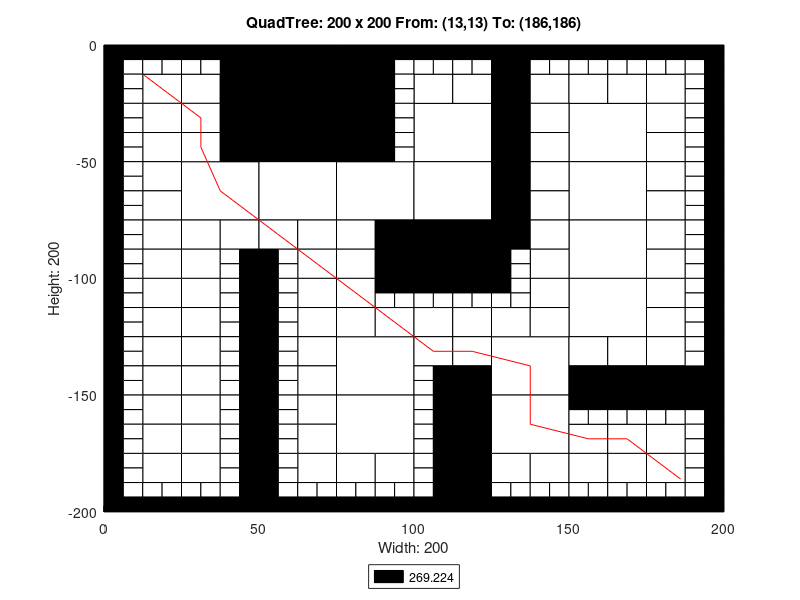

Write the MATLAB code that produced this figure.
axis([0 200 -200 0]);
title('QuadTree: 200 x 200 From: (13,13) To: (186,186)');
xlabel('Width: 200');
ylabel('Height: 200');
rectangle('Position',[50 -25 25 25], 'FaceColor',[0 0 0]);
rectangle('Position',[50 -50 25 25], 'FaceColor',[0 0 0]);
rectangle('Position',[25 -75 25 25], 'FaceColor',[1 1 1]);
rectangle('Position',[50 -75 25 25], 'FaceColor',[1 1 1]);
rectangle('Position',[75 -75 25 25], 'FaceColor',[1 1 1]);
rectangle('Position',[100 -50 25 25], 'FaceColor',[1 1 1]);
rectangle('Position',[150 -50 25 25], 'FaceColor',[1 1 1]);
rectangle('Position',[100 -75 25 25], 'FaceColor',[1 1 1]);
rectangle('Position',[100 -100 25 25], 'FaceColor',[0 0 0]);
rectangle('Position',[150 -75 25 25], 'FaceColor',[1 1 1]);
rectangle('Position',[150 -100 25 25], 'FaceColor',[1 1 1]);
rectangle('Position',[75 -150 25 25], 'FaceColor',[1 1 1]);
rectangle('Position',[75 -175 25 25], 'FaceColor',[1 1 1]);
rectangle('Position',[125 -150 25 25], 'FaceColor',[1 1 1]);
rectangle('Position',[150 -125 25 25], 'FaceColor',[1 1 1]);
rectangle('Position',[125 -175 25 25], 'FaceColor',[1 1 1]);
rectangle('Position',[12.5 -25 12.5 12.5], 'FaceColor',[1 1 1]);
rectangle('Position',[37.5 -12.5 12.5 12.5], 'FaceColor',[0 0 0]);
rectangle('Position',[25 -25 12.5 12.5], 'FaceColor',[1 1 1]);
rectangle('Position',[37.5 -25 12.5 12.5], 'FaceColor',[0 0 0]);
rectangle('Position',[12.5 -37.5 12.5 12.5], 'FaceColor',[1 1 1]);
rectangle('Position',[12.5 -50 12.5 12.5], 'FaceColor',[1 1 1]);
rectangle('Position',[25 -37.5 12.5 12.5], 'FaceColor',[1 1 1]);
rectangle('Position',[37.5 -37.5 12.5 12.5], 'FaceColor',[0 0 0]);
rectangle('Position',[25 -50 12.5 12.5], 'FaceColor',[1 1 1]);
rectangle('Position',[37.5 -50 12.5 12.5], 'FaceColor',[0 0 0]);
rectangle('Position',[75 -12.5 12.5 12.5], 'FaceColor',[0 0 0]);
rectangle('Position',[75 -25 12.5 12.5], 'FaceColor',[0 0 0]);
rectangle('Position',[75 -37.5 12.5 12.5], 'FaceColor',[0 0 0]);
rectangle('Position',[75 -50 12.5 12.5], 'FaceColor',[0 0 0]);
rectangle('Position',[12.5 -62.5 12.5 12.5], 'FaceColor',[1 1 1]);
rectangle('Position',[12.5 -75 12.5 12.5], 'FaceColor',[1 1 1]);
rectangle('Position',[12.5 -87.5 12.5 12.5], 'FaceColor',[1 1 1]);
rectangle('Position',[12.5 -100 12.5 12.5], 'FaceColor',[1 1 1]);
rectangle('Position',[25 -87.5 12.5 12.5], 'FaceColor',[1 1 1]);
rectangle('Position',[37.5 -87.5 12.5 12.5], 'FaceColor',[1 1 1]);
rectangle('Position',[25 -100 12.5 12.5], 'FaceColor',[1 1 1]);
rectangle('Position',[50 -87.5 12.5 12.5], 'FaceColor',[1 1 1]);
rectangle('Position',[62.5 -87.5 12.5 12.5], 'FaceColor',[1 1 1]);
rectangle('Position',[62.5 -100 12.5 12.5], 'FaceColor',[1 1 1]);
rectangle('Position',[75 -87.5 12.5 12.5], 'FaceColor',[1 1 1]);
rectangle('Position',[87.5 -87.5 12.5 12.5], 'FaceColor',[0 0 0]);
rectangle('Position',[75 -100 12.5 12.5], 'FaceColor',[1 1 1]);
rectangle('Position',[87.5 -100 12.5 12.5], 'FaceColor',[0 0 0]);
rectangle('Position',[100 -25 12.5 12.5], 'FaceColor',[1 1 1]);
rectangle('Position',[112.5 -25 12.5 12.5], 'FaceColor',[1 1 1]);
rectangle('Position',[125 -12.5 12.5 12.5], 'FaceColor',[0 0 0]);
rectangle('Position',[125 -25 12.5 12.5], 'FaceColor',[0 0 0]);
rectangle('Position',[137.5 -25 12.5 12.5], 'FaceColor',[1 1 1]);
rectangle('Position',[125 -37.5 12.5 12.5], 'FaceColor',[0 0 0]);
rectangle('Position',[137.5 -37.5 12.5 12.5], 'FaceColor',[1 1 1]);
rectangle('Position',[125 -50 12.5 12.5], 'FaceColor',[0 0 0]);
rectangle('Position',[137.5 -50 12.5 12.5], 'FaceColor',[1 1 1]);
rectangle('Position',[150 -25 12.5 12.5], 'FaceColor',[1 1 1]);
rectangle('Position',[162.5 -25 12.5 12.5], 'FaceColor',[1 1 1]);
rectangle('Position',[175 -25 12.5 12.5], 'FaceColor',[1 1 1]);
rectangle('Position',[175 -37.5 12.5 12.5], 'FaceColor',[1 1 1]);
rectangle('Position',[175 -50 12.5 12.5], 'FaceColor',[1 1 1]);
rectangle('Position',[125 -62.5 12.5 12.5], 'FaceColor',[0 0 0]);
rectangle('Position',[137.5 -62.5 12.5 12.5], 'FaceColor',[1 1 1]);
rectangle('Position',[125 -75 12.5 12.5], 'FaceColor',[0 0 0]);
rectangle('Position',[137.5 -75 12.5 12.5], 'FaceColor',[1 1 1]);
rectangle('Position',[125 -87.5 12.5 12.5], 'FaceColor',[0 0 0]);
rectangle('Position',[137.5 -87.5 12.5 12.5], 'FaceColor',[1 1 1]);
rectangle('Position',[137.5 -100 12.5 12.5], 'FaceColor',[1 1 1]);
rectangle('Position',[175 -62.5 12.5 12.5], 'FaceColor',[1 1 1]);
rectangle('Position',[175 -75 12.5 12.5], 'FaceColor',[1 1 1]);
rectangle('Position',[175 -87.5 12.5 12.5], 'FaceColor',[1 1 1]);
rectangle('Position',[175 -100 12.5 12.5], 'FaceColor',[1 1 1]);
rectangle('Position',[12.5 -112.5 12.5 12.5], 'FaceColor',[1 1 1]);
rectangle('Position',[12.5 -125 12.5 12.5], 'FaceColor',[1 1 1]);
rectangle('Position',[25 -112.5 12.5 12.5], 'FaceColor',[1 1 1]);
rectangle('Position',[25 -125 12.5 12.5], 'FaceColor',[1 1 1]);
rectangle('Position',[12.5 -137.5 12.5 12.5], 'FaceColor',[1 1 1]);
rectangle('Position',[12.5 -150 12.5 12.5], 'FaceColor',[1 1 1]);
rectangle('Position',[25 -137.5 12.5 12.5], 'FaceColor',[1 1 1]);
rectangle('Position',[25 -150 12.5 12.5], 'FaceColor',[1 1 1]);
rectangle('Position',[62.5 -112.5 12.5 12.5], 'FaceColor',[1 1 1]);
rectangle('Position',[62.5 -125 12.5 12.5], 'FaceColor',[1 1 1]);
rectangle('Position',[75 -112.5 12.5 12.5], 'FaceColor',[1 1 1]);
rectangle('Position',[75 -125 12.5 12.5], 'FaceColor',[1 1 1]);
rectangle('Position',[87.5 -125 12.5 12.5], 'FaceColor',[1 1 1]);
rectangle('Position',[62.5 -137.5 12.5 12.5], 'FaceColor',[1 1 1]);
rectangle('Position',[62.5 -150 12.5 12.5], 'FaceColor',[1 1 1]);
rectangle('Position',[12.5 -162.5 12.5 12.5], 'FaceColor',[1 1 1]);
rectangle('Position',[12.5 -175 12.5 12.5], 'FaceColor',[1 1 1]);
rectangle('Position',[25 -162.5 12.5 12.5], 'FaceColor',[1 1 1]);
rectangle('Position',[25 -175 12.5 12.5], 'FaceColor',[1 1 1]);
rectangle('Position',[12.5 -187.5 12.5 12.5], 'FaceColor',[1 1 1]);
rectangle('Position',[25 -187.5 12.5 12.5], 'FaceColor',[1 1 1]);
rectangle('Position',[62.5 -162.5 12.5 12.5], 'FaceColor',[1 1 1]);
rectangle('Position',[62.5 -175 12.5 12.5], 'FaceColor',[1 1 1]);
rectangle('Position',[62.5 -187.5 12.5 12.5], 'FaceColor',[1 1 1]);
rectangle('Position',[75 -187.5 12.5 12.5], 'FaceColor',[1 1 1]);
rectangle('Position',[87.5 -187.5 12.5 12.5], 'FaceColor',[1 1 1]);
rectangle('Position',[100 -125 12.5 12.5], 'FaceColor',[1 1 1]);
rectangle('Position',[112.5 -125 12.5 12.5], 'FaceColor',[1 1 1]);
rectangle('Position',[137.5 -112.5 12.5 12.5], 'FaceColor',[1 1 1]);
rectangle('Position',[125 -125 12.5 12.5], 'FaceColor',[1 1 1]);
rectangle('Position',[137.5 -125 12.5 12.5], 'FaceColor',[1 1 1]);
rectangle('Position',[100 -137.5 12.5 12.5], 'FaceColor',[1 1 1]);
rectangle('Position',[112.5 -137.5 12.5 12.5], 'FaceColor',[1 1 1]);
rectangle('Position',[112.5 -150 12.5 12.5], 'FaceColor',[0 0 0]);
rectangle('Position',[175 -112.5 12.5 12.5], 'FaceColor',[1 1 1]);
rectangle('Position',[175 -125 12.5 12.5], 'FaceColor',[1 1 1]);
rectangle('Position',[150 -137.5 12.5 12.5], 'FaceColor',[1 1 1]);
rectangle('Position',[162.5 -137.5 12.5 12.5], 'FaceColor',[1 1 1]);
rectangle('Position',[150 -150 12.5 12.5], 'FaceColor',[0 0 0]);
rectangle('Position',[162.5 -150 12.5 12.5], 'FaceColor',[0 0 0]);
rectangle('Position',[175 -137.5 12.5 12.5], 'FaceColor',[1 1 1]);
rectangle('Position',[175 -150 12.5 12.5], 'FaceColor',[0 0 0]);
rectangle('Position',[187.5 -150 12.5 12.5], 'FaceColor',[0 0 0]);
rectangle('Position',[112.5 -162.5 12.5 12.5], 'FaceColor',[0 0 0]);
rectangle('Position',[112.5 -175 12.5 12.5], 'FaceColor',[0 0 0]);
rectangle('Position',[112.5 -187.5 12.5 12.5], 'FaceColor',[0 0 0]);
rectangle('Position',[112.5 -200 12.5 12.5], 'FaceColor',[0 0 0]);
rectangle('Position',[125 -187.5 12.5 12.5], 'FaceColor',[1 1 1]);
rectangle('Position',[137.5 -187.5 12.5 12.5], 'FaceColor',[1 1 1]);
rectangle('Position',[150 -175 12.5 12.5], 'FaceColor',[1 1 1]);
rectangle('Position',[162.5 -175 12.5 12.5], 'FaceColor',[1 1 1]);
rectangle('Position',[175 -175 12.5 12.5], 'FaceColor',[1 1 1]);
rectangle('Position',[150 -187.5 12.5 12.5], 'FaceColor',[1 1 1]);
rectangle('Position',[162.5 -187.5 12.5 12.5], 'FaceColor',[1 1 1]);
rectangle('Position',[175 -187.5 12.5 12.5], 'FaceColor',[1 1 1]);
rectangle('Position',[0 -6.25 6.25 6.25], 'FaceColor',[0 0 0]);
rectangle('Position',[6.25 -6.25 6.25 6.25], 'FaceColor',[0 0 0]);
rectangle('Position',[0 -12.5 6.25 6.25], 'FaceColor',[0 0 0]);
rectangle('Position',[6.25 -12.5 6.25 6.25], 'FaceColor',[1 1 1]);
rectangle('Position',[12.5 -6.25 6.25 6.25], 'FaceColor',[0 0 0]);
rectangle('Position',[18.75 -6.25 6.25 6.25], 'FaceColor',[0 0 0]);
rectangle('Position',[12.5 -12.5 6.25 6.25], 'FaceColor',[1 1 1]);
rectangle('Position',[18.75 -12.5 6.25 6.25], 'FaceColor',[1 1 1]);
rectangle('Position',[0 -18.75 6.25 6.25], 'FaceColor',[0 0 0]);
rectangle('Position',[6.25 -18.75 6.25 6.25], 'FaceColor',[1 1 1]);
rectangle('Position',[0 -25 6.25 6.25], 'FaceColor',[0 0 0]);
rectangle('Position',[6.25 -25 6.25 6.25], 'FaceColor',[1 1 1]);
rectangle('Position',[25 -6.25 6.25 6.25], 'FaceColor',[0 0 0]);
rectangle('Position',[31.25 -6.25 6.25 6.25], 'FaceColor',[0 0 0]);
rectangle('Position',[25 -12.5 6.25 6.25], 'FaceColor',[1 1 1]);
rectangle('Position',[31.25 -12.5 6.25 6.25], 'FaceColor',[1 1 1]);
rectangle('Position',[0 -31.25 6.25 6.25], 'FaceColor',[0 0 0]);
rectangle('Position',[6.25 -31.25 6.25 6.25], 'FaceColor',[1 1 1]);
rectangle('Position',[0 -37.5 6.25 6.25], 'FaceColor',[0 0 0]);
rectangle('Position',[6.25 -37.5 6.25 6.25], 'FaceColor',[1 1 1]);
rectangle('Position',[0 -43.75 6.25 6.25], 'FaceColor',[0 0 0]);
rectangle('Position',[6.25 -43.75 6.25 6.25], 'FaceColor',[1 1 1]);
rectangle('Position',[0 -50 6.25 6.25], 'FaceColor',[0 0 0]);
rectangle('Position',[6.25 -50 6.25 6.25], 'FaceColor',[1 1 1]);
rectangle('Position',[87.5 -6.25 6.25 6.25], 'FaceColor',[0 0 0]);
rectangle('Position',[93.75 -6.25 6.25 6.25], 'FaceColor',[0 0 0]);
rectangle('Position',[87.5 -12.5 6.25 6.25], 'FaceColor',[0 0 0]);
rectangle('Position',[93.75 -12.5 6.25 6.25], 'FaceColor',[1 1 1]);
rectangle('Position',[87.5 -18.75 6.25 6.25], 'FaceColor',[0 0 0]);
rectangle('Position',[93.75 -18.75 6.25 6.25], 'FaceColor',[1 1 1]);
rectangle('Position',[87.5 -25 6.25 6.25], 'FaceColor',[0 0 0]);
rectangle('Position',[93.75 -25 6.25 6.25], 'FaceColor',[1 1 1]);
rectangle('Position',[87.5 -31.25 6.25 6.25], 'FaceColor',[0 0 0]);
rectangle('Position',[93.75 -31.25 6.25 6.25], 'FaceColor',[1 1 1]);
rectangle('Position',[87.5 -37.5 6.25 6.25], 'FaceColor',[0 0 0]);
rectangle('Position',[93.75 -37.5 6.25 6.25], 'FaceColor',[1 1 1]);
rectangle('Position',[87.5 -43.75 6.25 6.25], 'FaceColor',[0 0 0]);
rectangle('Position',[93.75 -43.75 6.25 6.25], 'FaceColor',[1 1 1]);
rectangle('Position',[87.5 -50 6.25 6.25], 'FaceColor',[0 0 0]);
rectangle('Position',[93.75 -50 6.25 6.25], 'FaceColor',[1 1 1]);
rectangle('Position',[0 -56.25 6.25 6.25], 'FaceColor',[0 0 0]);
rectangle('Position',[6.25 -56.25 6.25 6.25], 'FaceColor',[1 1 1]);
rectangle('Position',[0 -62.5 6.25 6.25], 'FaceColor',[0 0 0]);
rectangle('Position',[6.25 -62.5 6.25 6.25], 'FaceColor',[1 1 1]);
rectangle('Position',[0 -68.75 6.25 6.25], 'FaceColor',[0 0 0]);
rectangle('Position',[6.25 -68.75 6.25 6.25], 'FaceColor',[1 1 1]);
rectangle('Position',[0 -75 6.25 6.25], 'FaceColor',[0 0 0]);
rectangle('Position',[6.25 -75 6.25 6.25], 'FaceColor',[1 1 1]);
rectangle('Position',[0 -81.25 6.25 6.25], 'FaceColor',[0 0 0]);
rectangle('Position',[6.25 -81.25 6.25 6.25], 'FaceColor',[1 1 1]);
rectangle('Position',[0 -87.5 6.25 6.25], 'FaceColor',[0 0 0]);
rectangle('Position',[6.25 -87.5 6.25 6.25], 'FaceColor',[1 1 1]);
rectangle('Position',[0 -93.75 6.25 6.25], 'FaceColor',[0 0 0]);
rectangle('Position',[6.25 -93.75 6.25 6.25], 'FaceColor',[1 1 1]);
rectangle('Position',[0 -100 6.25 6.25], 'FaceColor',[0 0 0]);
rectangle('Position',[6.25 -100 6.25 6.25], 'FaceColor',[1 1 1]);
rectangle('Position',[37.5 -93.75 6.25 6.25], 'FaceColor',[1 1 1]);
rectangle('Position',[43.75 -93.75 6.25 6.25], 'FaceColor',[0 0 0]);
rectangle('Position',[37.5 -100 6.25 6.25], 'FaceColor',[1 1 1]);
rectangle('Position',[43.75 -100 6.25 6.25], 'FaceColor',[0 0 0]);
rectangle('Position',[50 -93.75 6.25 6.25], 'FaceColor',[0 0 0]);
rectangle('Position',[56.25 -93.75 6.25 6.25], 'FaceColor',[1 1 1]);
rectangle('Position',[50 -100 6.25 6.25], 'FaceColor',[0 0 0]);
rectangle('Position',[56.25 -100 6.25 6.25], 'FaceColor',[1 1 1]);
rectangle('Position',[100 -6.25 6.25 6.25], 'FaceColor',[0 0 0]);
rectangle('Position',[106.25 -6.25 6.25 6.25], 'FaceColor',[0 0 0]);
rectangle('Position',[100 -12.5 6.25 6.25], 'FaceColor',[1 1 1]);
rectangle('Position',[106.25 -12.5 6.25 6.25], 'FaceColor',[1 1 1]);
rectangle('Position',[112.5 -6.25 6.25 6.25], 'FaceColor',[0 0 0]);
rectangle('Position',[118.75 -6.25 6.25 6.25], 'FaceColor',[0 0 0]);
rectangle('Position',[112.5 -12.5 6.25 6.25], 'FaceColor',[1 1 1]);
rectangle('Position',[118.75 -12.5 6.25 6.25], 'FaceColor',[1 1 1]);
rectangle('Position',[137.5 -6.25 6.25 6.25], 'FaceColor',[0 0 0]);
rectangle('Position',[143.75 -6.25 6.25 6.25], 'FaceColor',[0 0 0]);
rectangle('Position',[137.5 -12.5 6.25 6.25], 'FaceColor',[1 1 1]);
rectangle('Position',[143.75 -12.5 6.25 6.25], 'FaceColor',[1 1 1]);
rectangle('Position',[150 -6.25 6.25 6.25], 'FaceColor',[0 0 0]);
rectangle('Position',[156.25 -6.25 6.25 6.25], 'FaceColor',[0 0 0]);
rectangle('Position',[150 -12.5 6.25 6.25], 'FaceColor',[1 1 1]);
rectangle('Position',[156.25 -12.5 6.25 6.25], 'FaceColor',[1 1 1]);
rectangle('Position',[162.5 -6.25 6.25 6.25], 'FaceColor',[0 0 0]);
rectangle('Position',[168.75 -6.25 6.25 6.25], 'FaceColor',[0 0 0]);
rectangle('Position',[162.5 -12.5 6.25 6.25], 'FaceColor',[1 1 1]);
rectangle('Position',[168.75 -12.5 6.25 6.25], 'FaceColor',[1 1 1]);
rectangle('Position',[175 -6.25 6.25 6.25], 'FaceColor',[0 0 0]);
rectangle('Position',[181.25 -6.25 6.25 6.25], 'FaceColor',[0 0 0]);
rectangle('Position',[175 -12.5 6.25 6.25], 'FaceColor',[1 1 1]);
rectangle('Position',[181.25 -12.5 6.25 6.25], 'FaceColor',[1 1 1]);
rectangle('Position',[187.5 -6.25 6.25 6.25], 'FaceColor',[0 0 0]);
rectangle('Position',[193.75 -6.25 6.25 6.25], 'FaceColor',[0 0 0]);
rectangle('Position',[187.5 -12.5 6.25 6.25], 'FaceColor',[1 1 1]);
rectangle('Position',[193.75 -12.5 6.25 6.25], 'FaceColor',[0 0 0]);
rectangle('Position',[187.5 -18.75 6.25 6.25], 'FaceColor',[1 1 1]);
rectangle('Position',[193.75 -18.75 6.25 6.25], 'FaceColor',[0 0 0]);
rectangle('Position',[187.5 -25 6.25 6.25], 'FaceColor',[1 1 1]);
rectangle('Position',[193.75 -25 6.25 6.25], 'FaceColor',[0 0 0]);
rectangle('Position',[187.5 -31.25 6.25 6.25], 'FaceColor',[1 1 1]);
rectangle('Position',[193.75 -31.25 6.25 6.25], 'FaceColor',[0 0 0]);
rectangle('Position',[187.5 -37.5 6.25 6.25], 'FaceColor',[1 1 1]);
rectangle('Position',[193.75 -37.5 6.25 6.25], 'FaceColor',[0 0 0]);
rectangle('Position',[187.5 -43.75 6.25 6.25], 'FaceColor',[1 1 1]);
rectangle('Position',[193.75 -43.75 6.25 6.25], 'FaceColor',[0 0 0]);
rectangle('Position',[187.5 -50 6.25 6.25], 'FaceColor',[1 1 1]);
rectangle('Position',[193.75 -50 6.25 6.25], 'FaceColor',[0 0 0]);
rectangle('Position',[125 -93.75 6.25 6.25], 'FaceColor',[0 0 0]);
rectangle('Position',[131.25 -93.75 6.25 6.25], 'FaceColor',[1 1 1]);
rectangle('Position',[125 -100 6.25 6.25], 'FaceColor',[0 0 0]);
rectangle('Position',[131.25 -100 6.25 6.25], 'FaceColor',[1 1 1]);
rectangle('Position',[187.5 -56.25 6.25 6.25], 'FaceColor',[1 1 1]);
rectangle('Position',[193.75 -56.25 6.25 6.25], 'FaceColor',[0 0 0]);
rectangle('Position',[187.5 -62.5 6.25 6.25], 'FaceColor',[1 1 1]);
rectangle('Position',[193.75 -62.5 6.25 6.25], 'FaceColor',[0 0 0]);
rectangle('Position',[187.5 -68.75 6.25 6.25], 'FaceColor',[1 1 1]);
rectangle('Position',[193.75 -68.75 6.25 6.25], 'FaceColor',[0 0 0]);
rectangle('Position',[187.5 -75 6.25 6.25], 'FaceColor',[1 1 1]);
rectangle('Position',[193.75 -75 6.25 6.25], 'FaceColor',[0 0 0]);
rectangle('Position',[187.5 -81.25 6.25 6.25], 'FaceColor',[1 1 1]);
rectangle('Position',[193.75 -81.25 6.25 6.25], 'FaceColor',[0 0 0]);
rectangle('Position',[187.5 -87.5 6.25 6.25], 'FaceColor',[1 1 1]);
rectangle('Position',[193.75 -87.5 6.25 6.25], 'FaceColor',[0 0 0]);
rectangle('Position',[187.5 -93.75 6.25 6.25], 'FaceColor',[1 1 1]);
rectangle('Position',[193.75 -93.75 6.25 6.25], 'FaceColor',[0 0 0]);
rectangle('Position',[187.5 -100 6.25 6.25], 'FaceColor',[1 1 1]);
rectangle('Position',[193.75 -100 6.25 6.25], 'FaceColor',[0 0 0]);
rectangle('Position',[0 -106.25 6.25 6.25], 'FaceColor',[0 0 0]);
rectangle('Position',[6.25 -106.25 6.25 6.25], 'FaceColor',[1 1 1]);
rectangle('Position',[0 -112.5 6.25 6.25], 'FaceColor',[0 0 0]);
rectangle('Position',[6.25 -112.5 6.25 6.25], 'FaceColor',[1 1 1]);
rectangle('Position',[0 -118.75 6.25 6.25], 'FaceColor',[0 0 0]);
rectangle('Position',[6.25 -118.75 6.25 6.25], 'FaceColor',[1 1 1]);
rectangle('Position',[0 -125 6.25 6.25], 'FaceColor',[0 0 0]);
rectangle('Position',[6.25 -125 6.25 6.25], 'FaceColor',[1 1 1]);
rectangle('Position',[37.5 -106.25 6.25 6.25], 'FaceColor',[1 1 1]);
rectangle('Position',[43.75 -106.25 6.25 6.25], 'FaceColor',[0 0 0]);
rectangle('Position',[37.5 -112.5 6.25 6.25], 'FaceColor',[1 1 1]);
rectangle('Position',[43.75 -112.5 6.25 6.25], 'FaceColor',[0 0 0]);
rectangle('Position',[37.5 -118.75 6.25 6.25], 'FaceColor',[1 1 1]);
rectangle('Position',[43.75 -118.75 6.25 6.25], 'FaceColor',[0 0 0]);
rectangle('Position',[37.5 -125 6.25 6.25], 'FaceColor',[1 1 1]);
rectangle('Position',[43.75 -125 6.25 6.25], 'FaceColor',[0 0 0]);
rectangle('Position',[0 -131.25 6.25 6.25], 'FaceColor',[0 0 0]);
rectangle('Position',[6.25 -131.25 6.25 6.25], 'FaceColor',[1 1 1]);
rectangle('Position',[0 -137.5 6.25 6.25], 'FaceColor',[0 0 0]);
rectangle('Position',[6.25 -137.5 6.25 6.25], 'FaceColor',[1 1 1]);
rectangle('Position',[0 -143.75 6.25 6.25], 'FaceColor',[0 0 0]);
rectangle('Position',[6.25 -143.75 6.25 6.25], 'FaceColor',[1 1 1]);
rectangle('Position',[0 -150 6.25 6.25], 'FaceColor',[0 0 0]);
rectangle('Position',[6.25 -150 6.25 6.25], 'FaceColor',[1 1 1]);
rectangle('Position',[37.5 -131.25 6.25 6.25], 'FaceColor',[1 1 1]);
rectangle('Position',[43.75 -131.25 6.25 6.25], 'FaceColor',[0 0 0]);
rectangle('Position',[37.5 -137.5 6.25 6.25], 'FaceColor',[1 1 1]);
rectangle('Position',[43.75 -137.5 6.25 6.25], 'FaceColor',[0 0 0]);
rectangle('Position',[37.5 -143.75 6.25 6.25], 'FaceColor',[1 1 1]);
rectangle('Position',[43.75 -143.75 6.25 6.25], 'FaceColor',[0 0 0]);
rectangle('Position',[37.5 -150 6.25 6.25], 'FaceColor',[1 1 1]);
rectangle('Position',[43.75 -150 6.25 6.25], 'FaceColor',[0 0 0]);
rectangle('Position',[50 -106.25 6.25 6.25], 'FaceColor',[0 0 0]);
rectangle('Position',[56.25 -106.25 6.25 6.25], 'FaceColor',[1 1 1]);
rectangle('Position',[50 -112.5 6.25 6.25], 'FaceColor',[0 0 0]);
rectangle('Position',[56.25 -112.5 6.25 6.25], 'FaceColor',[1 1 1]);
rectangle('Position',[50 -118.75 6.25 6.25], 'FaceColor',[0 0 0]);
rectangle('Position',[56.25 -118.75 6.25 6.25], 'FaceColor',[1 1 1]);
rectangle('Position',[50 -125 6.25 6.25], 'FaceColor',[0 0 0]);
rectangle('Position',[56.25 -125 6.25 6.25], 'FaceColor',[1 1 1]);
rectangle('Position',[87.5 -106.25 6.25 6.25], 'FaceColor',[0 0 0]);
rectangle('Position',[93.75 -106.25 6.25 6.25], 'FaceColor',[0 0 0]);
rectangle('Position',[87.5 -112.5 6.25 6.25], 'FaceColor',[1 1 1]);
rectangle('Position',[93.75 -112.5 6.25 6.25], 'FaceColor',[1 1 1]);
rectangle('Position',[50 -131.25 6.25 6.25], 'FaceColor',[0 0 0]);
rectangle('Position',[56.25 -131.25 6.25 6.25], 'FaceColor',[1 1 1]);
rectangle('Position',[50 -137.5 6.25 6.25], 'FaceColor',[0 0 0]);
rectangle('Position',[56.25 -137.5 6.25 6.25], 'FaceColor',[1 1 1]);
rectangle('Position',[50 -143.75 6.25 6.25], 'FaceColor',[0 0 0]);
rectangle('Position',[56.25 -143.75 6.25 6.25], 'FaceColor',[1 1 1]);
rectangle('Position',[50 -150 6.25 6.25], 'FaceColor',[0 0 0]);
rectangle('Position',[56.25 -150 6.25 6.25], 'FaceColor',[1 1 1]);
rectangle('Position',[0 -156.25 6.25 6.25], 'FaceColor',[0 0 0]);
rectangle('Position',[6.25 -156.25 6.25 6.25], 'FaceColor',[1 1 1]);
rectangle('Position',[0 -162.5 6.25 6.25], 'FaceColor',[0 0 0]);
rectangle('Position',[6.25 -162.5 6.25 6.25], 'FaceColor',[1 1 1]);
rectangle('Position',[0 -168.75 6.25 6.25], 'FaceColor',[0 0 0]);
rectangle('Position',[6.25 -168.75 6.25 6.25], 'FaceColor',[1 1 1]);
rectangle('Position',[0 -175 6.25 6.25], 'FaceColor',[0 0 0]);
rectangle('Position',[6.25 -175 6.25 6.25], 'FaceColor',[1 1 1]);
rectangle('Position',[37.5 -156.25 6.25 6.25], 'FaceColor',[1 1 1]);
rectangle('Position',[43.75 -156.25 6.25 6.25], 'FaceColor',[0 0 0]);
rectangle('Position',[37.5 -162.5 6.25 6.25], 'FaceColor',[1 1 1]);
rectangle('Position',[43.75 -162.5 6.25 6.25], 'FaceColor',[0 0 0]);
rectangle('Position',[37.5 -168.75 6.25 6.25], 'FaceColor',[1 1 1]);
rectangle('Position',[43.75 -168.75 6.25 6.25], 'FaceColor',[0 0 0]);
rectangle('Position',[37.5 -175 6.25 6.25], 'FaceColor',[1 1 1]);
rectangle('Position',[43.75 -175 6.25 6.25], 'FaceColor',[0 0 0]);
rectangle('Position',[0 -181.25 6.25 6.25], 'FaceColor',[0 0 0]);
rectangle('Position',[6.25 -181.25 6.25 6.25], 'FaceColor',[1 1 1]);
rectangle('Position',[0 -187.5 6.25 6.25], 'FaceColor',[0 0 0]);
rectangle('Position',[6.25 -187.5 6.25 6.25], 'FaceColor',[1 1 1]);
rectangle('Position',[0 -193.75 6.25 6.25], 'FaceColor',[0 0 0]);
rectangle('Position',[6.25 -193.75 6.25 6.25], 'FaceColor',[1 1 1]);
rectangle('Position',[0 -200 6.25 6.25], 'FaceColor',[0 0 0]);
rectangle('Position',[6.25 -200 6.25 6.25], 'FaceColor',[0 0 0]);
rectangle('Position',[12.5 -193.75 6.25 6.25], 'FaceColor',[1 1 1]);
rectangle('Position',[18.75 -193.75 6.25 6.25], 'FaceColor',[1 1 1]);
rectangle('Position',[12.5 -200 6.25 6.25], 'FaceColor',[0 0 0]);
rectangle('Position',[18.75 -200 6.25 6.25], 'FaceColor',[0 0 0]);
rectangle('Position',[37.5 -181.25 6.25 6.25], 'FaceColor',[1 1 1]);
rectangle('Position',[43.75 -181.25 6.25 6.25], 'FaceColor',[0 0 0]);
rectangle('Position',[37.5 -187.5 6.25 6.25], 'FaceColor',[1 1 1]);
rectangle('Position',[43.75 -187.5 6.25 6.25], 'FaceColor',[0 0 0]);
rectangle('Position',[25 -193.75 6.25 6.25], 'FaceColor',[1 1 1]);
rectangle('Position',[31.25 -193.75 6.25 6.25], 'FaceColor',[1 1 1]);
rectangle('Position',[25 -200 6.25 6.25], 'FaceColor',[0 0 0]);
rectangle('Position',[31.25 -200 6.25 6.25], 'FaceColor',[0 0 0]);
rectangle('Position',[37.5 -193.75 6.25 6.25], 'FaceColor',[1 1 1]);
rectangle('Position',[43.75 -193.75 6.25 6.25], 'FaceColor',[0 0 0]);
rectangle('Position',[37.5 -200 6.25 6.25], 'FaceColor',[0 0 0]);
rectangle('Position',[43.75 -200 6.25 6.25], 'FaceColor',[0 0 0]);
rectangle('Position',[50 -156.25 6.25 6.25], 'FaceColor',[0 0 0]);
rectangle('Position',[56.25 -156.25 6.25 6.25], 'FaceColor',[1 1 1]);
rectangle('Position',[50 -162.5 6.25 6.25], 'FaceColor',[0 0 0]);
rectangle('Position',[56.25 -162.5 6.25 6.25], 'FaceColor',[1 1 1]);
rectangle('Position',[50 -168.75 6.25 6.25], 'FaceColor',[0 0 0]);
rectangle('Position',[56.25 -168.75 6.25 6.25], 'FaceColor',[1 1 1]);
rectangle('Position',[50 -175 6.25 6.25], 'FaceColor',[0 0 0]);
rectangle('Position',[56.25 -175 6.25 6.25], 'FaceColor',[1 1 1]);
rectangle('Position',[50 -181.25 6.25 6.25], 'FaceColor',[0 0 0]);
rectangle('Position',[56.25 -181.25 6.25 6.25], 'FaceColor',[1 1 1]);
rectangle('Position',[50 -187.5 6.25 6.25], 'FaceColor',[0 0 0]);
rectangle('Position',[56.25 -187.5 6.25 6.25], 'FaceColor',[1 1 1]);
rectangle('Position',[50 -193.75 6.25 6.25], 'FaceColor',[0 0 0]);
rectangle('Position',[56.25 -193.75 6.25 6.25], 'FaceColor',[1 1 1]);
rectangle('Position',[50 -200 6.25 6.25], 'FaceColor',[0 0 0]);
rectangle('Position',[56.25 -200 6.25 6.25], 'FaceColor',[0 0 0]);
rectangle('Position',[62.5 -193.75 6.25 6.25], 'FaceColor',[1 1 1]);
rectangle('Position',[68.75 -193.75 6.25 6.25], 'FaceColor',[1 1 1]);
rectangle('Position',[62.5 -200 6.25 6.25], 'FaceColor',[0 0 0]);
rectangle('Position',[68.75 -200 6.25 6.25], 'FaceColor',[0 0 0]);
rectangle('Position',[75 -193.75 6.25 6.25], 'FaceColor',[1 1 1]);
rectangle('Position',[81.25 -193.75 6.25 6.25], 'FaceColor',[1 1 1]);
rectangle('Position',[75 -200 6.25 6.25], 'FaceColor',[0 0 0]);
rectangle('Position',[81.25 -200 6.25 6.25], 'FaceColor',[0 0 0]);
rectangle('Position',[87.5 -193.75 6.25 6.25], 'FaceColor',[1 1 1]);
rectangle('Position',[93.75 -193.75 6.25 6.25], 'FaceColor',[1 1 1]);
rectangle('Position',[87.5 -200 6.25 6.25], 'FaceColor',[0 0 0]);
rectangle('Position',[93.75 -200 6.25 6.25], 'FaceColor',[0 0 0]);
rectangle('Position',[100 -106.25 6.25 6.25], 'FaceColor',[0 0 0]);
rectangle('Position',[106.25 -106.25 6.25 6.25], 'FaceColor',[0 0 0]);
rectangle('Position',[100 -112.5 6.25 6.25], 'FaceColor',[1 1 1]);
rectangle('Position',[106.25 -112.5 6.25 6.25], 'FaceColor',[1 1 1]);
rectangle('Position',[112.5 -106.25 6.25 6.25], 'FaceColor',[0 0 0]);
rectangle('Position',[118.75 -106.25 6.25 6.25], 'FaceColor',[0 0 0]);
rectangle('Position',[112.5 -112.5 6.25 6.25], 'FaceColor',[1 1 1]);
rectangle('Position',[118.75 -112.5 6.25 6.25], 'FaceColor',[1 1 1]);
rectangle('Position',[125 -106.25 6.25 6.25], 'FaceColor',[0 0 0]);
rectangle('Position',[131.25 -106.25 6.25 6.25], 'FaceColor',[1 1 1]);
rectangle('Position',[125 -112.5 6.25 6.25], 'FaceColor',[1 1 1]);
rectangle('Position',[131.25 -112.5 6.25 6.25], 'FaceColor',[1 1 1]);
rectangle('Position',[100 -143.75 6.25 6.25], 'FaceColor',[1 1 1]);
rectangle('Position',[106.25 -143.75 6.25 6.25], 'FaceColor',[0 0 0]);
rectangle('Position',[100 -150 6.25 6.25], 'FaceColor',[1 1 1]);
rectangle('Position',[106.25 -150 6.25 6.25], 'FaceColor',[0 0 0]);
rectangle('Position',[187.5 -106.25 6.25 6.25], 'FaceColor',[1 1 1]);
rectangle('Position',[193.75 -106.25 6.25 6.25], 'FaceColor',[0 0 0]);
rectangle('Position',[187.5 -112.5 6.25 6.25], 'FaceColor',[1 1 1]);
rectangle('Position',[193.75 -112.5 6.25 6.25], 'FaceColor',[0 0 0]);
rectangle('Position',[187.5 -118.75 6.25 6.25], 'FaceColor',[1 1 1]);
rectangle('Position',[193.75 -118.75 6.25 6.25], 'FaceColor',[0 0 0]);
rectangle('Position',[187.5 -125 6.25 6.25], 'FaceColor',[1 1 1]);
rectangle('Position',[193.75 -125 6.25 6.25], 'FaceColor',[0 0 0]);
rectangle('Position',[187.5 -131.25 6.25 6.25], 'FaceColor',[1 1 1]);
rectangle('Position',[193.75 -131.25 6.25 6.25], 'FaceColor',[0 0 0]);
rectangle('Position',[187.5 -137.5 6.25 6.25], 'FaceColor',[1 1 1]);
rectangle('Position',[193.75 -137.5 6.25 6.25], 'FaceColor',[0 0 0]);
rectangle('Position',[100 -156.25 6.25 6.25], 'FaceColor',[1 1 1]);
rectangle('Position',[106.25 -156.25 6.25 6.25], 'FaceColor',[0 0 0]);
rectangle('Position',[100 -162.5 6.25 6.25], 'FaceColor',[1 1 1]);
rectangle('Position',[106.25 -162.5 6.25 6.25], 'FaceColor',[0 0 0]);
rectangle('Position',[100 -168.75 6.25 6.25], 'FaceColor',[1 1 1]);
rectangle('Position',[106.25 -168.75 6.25 6.25], 'FaceColor',[0 0 0]);
rectangle('Position',[100 -175 6.25 6.25], 'FaceColor',[1 1 1]);
rectangle('Position',[106.25 -175 6.25 6.25], 'FaceColor',[0 0 0]);
rectangle('Position',[100 -181.25 6.25 6.25], 'FaceColor',[1 1 1]);
rectangle('Position',[106.25 -181.25 6.25 6.25], 'FaceColor',[0 0 0]);
rectangle('Position',[100 -187.5 6.25 6.25], 'FaceColor',[1 1 1]);
rectangle('Position',[106.25 -187.5 6.25 6.25], 'FaceColor',[0 0 0]);
rectangle('Position',[100 -193.75 6.25 6.25], 'FaceColor',[1 1 1]);
rectangle('Position',[106.25 -193.75 6.25 6.25], 'FaceColor',[0 0 0]);
rectangle('Position',[100 -200 6.25 6.25], 'FaceColor',[0 0 0]);
rectangle('Position',[106.25 -200 6.25 6.25], 'FaceColor',[0 0 0]);
rectangle('Position',[125 -193.75 6.25 6.25], 'FaceColor',[1 1 1]);
rectangle('Position',[131.25 -193.75 6.25 6.25], 'FaceColor',[1 1 1]);
rectangle('Position',[125 -200 6.25 6.25], 'FaceColor',[0 0 0]);
rectangle('Position',[131.25 -200 6.25 6.25], 'FaceColor',[0 0 0]);
rectangle('Position',[137.5 -193.75 6.25 6.25], 'FaceColor',[1 1 1]);
rectangle('Position',[143.75 -193.75 6.25 6.25], 'FaceColor',[1 1 1]);
rectangle('Position',[137.5 -200 6.25 6.25], 'FaceColor',[0 0 0]);
rectangle('Position',[143.75 -200 6.25 6.25], 'FaceColor',[0 0 0]);
rectangle('Position',[150 -156.25 6.25 6.25], 'FaceColor',[0 0 0]);
rectangle('Position',[156.25 -156.25 6.25 6.25], 'FaceColor',[0 0 0]);
rectangle('Position',[150 -162.5 6.25 6.25], 'FaceColor',[1 1 1]);
rectangle('Position',[156.25 -162.5 6.25 6.25], 'FaceColor',[1 1 1]);
rectangle('Position',[162.5 -156.25 6.25 6.25], 'FaceColor',[0 0 0]);
rectangle('Position',[168.75 -156.25 6.25 6.25], 'FaceColor',[0 0 0]);
rectangle('Position',[162.5 -162.5 6.25 6.25], 'FaceColor',[1 1 1]);
rectangle('Position',[168.75 -162.5 6.25 6.25], 'FaceColor',[1 1 1]);
rectangle('Position',[175 -156.25 6.25 6.25], 'FaceColor',[0 0 0]);
rectangle('Position',[181.25 -156.25 6.25 6.25], 'FaceColor',[0 0 0]);
rectangle('Position',[175 -162.5 6.25 6.25], 'FaceColor',[1 1 1]);
rectangle('Position',[181.25 -162.5 6.25 6.25], 'FaceColor',[1 1 1]);
rectangle('Position',[187.5 -156.25 6.25 6.25], 'FaceColor',[0 0 0]);
rectangle('Position',[193.75 -156.25 6.25 6.25], 'FaceColor',[0 0 0]);
rectangle('Position',[187.5 -162.5 6.25 6.25], 'FaceColor',[1 1 1]);
rectangle('Position',[193.75 -162.5 6.25 6.25], 'FaceColor',[0 0 0]);
rectangle('Position',[187.5 -168.75 6.25 6.25], 'FaceColor',[1 1 1]);
rectangle('Position',[193.75 -168.75 6.25 6.25], 'FaceColor',[0 0 0]);
rectangle('Position',[187.5 -175 6.25 6.25], 'FaceColor',[1 1 1]);
rectangle('Position',[193.75 -175 6.25 6.25], 'FaceColor',[0 0 0]);
rectangle('Position',[150 -193.75 6.25 6.25], 'FaceColor',[1 1 1]);
rectangle('Position',[156.25 -193.75 6.25 6.25], 'FaceColor',[1 1 1]);
rectangle('Position',[150 -200 6.25 6.25], 'FaceColor',[0 0 0]);
rectangle('Position',[156.25 -200 6.25 6.25], 'FaceColor',[0 0 0]);
rectangle('Position',[162.5 -193.75 6.25 6.25], 'FaceColor',[1 1 1]);
rectangle('Position',[168.75 -193.75 6.25 6.25], 'FaceColor',[1 1 1]);
rectangle('Position',[162.5 -200 6.25 6.25], 'FaceColor',[0 0 0]);
rectangle('Position',[168.75 -200 6.25 6.25], 'FaceColor',[0 0 0]);
rectangle('Position',[187.5 -181.25 6.25 6.25], 'FaceColor',[1 1 1]);
rectangle('Position',[193.75 -181.25 6.25 6.25], 'FaceColor',[0 0 0]);
rectangle('Position',[187.5 -187.5 6.25 6.25], 'FaceColor',[1 1 1]);
rectangle('Position',[193.75 -187.5 6.25 6.25], 'FaceColor',[0 0 0]);
rectangle('Position',[175 -193.75 6.25 6.25], 'FaceColor',[1 1 1]);
rectangle('Position',[181.25 -193.75 6.25 6.25], 'FaceColor',[1 1 1]);
rectangle('Position',[175 -200 6.25 6.25], 'FaceColor',[0 0 0]);
rectangle('Position',[181.25 -200 6.25 6.25], 'FaceColor',[0 0 0]);
rectangle('Position',[187.5 -193.75 6.25 6.25], 'FaceColor',[1 1 1]);
rectangle('Position',[193.75 -193.75 6.25 6.25], 'FaceColor',[0 0 0]);
rectangle('Position',[187.5 -200 6.25 6.25], 'FaceColor',[0 0 0]);
rectangle('Position',[193.75 -200 6.25 6.25], 'FaceColor',[0 0 0]);
X=[186,181.25,168.75,156.25,137.5,137.5,118.75,106.25,93.75,81.25,68.75,56.25,37.5,31.25,31.25,18.75,13];
Y=[-186,-181.25,-168.75,-168.75,-162.5,-137.5,-131.25,-131.25,-118.75,-106.25,-93.75,-81.25,-62.5,-43.75,-31.25,-18.75,-13];
hold on;
plot(X,Y,'r');
legend('269.224','Location','southoutside');
